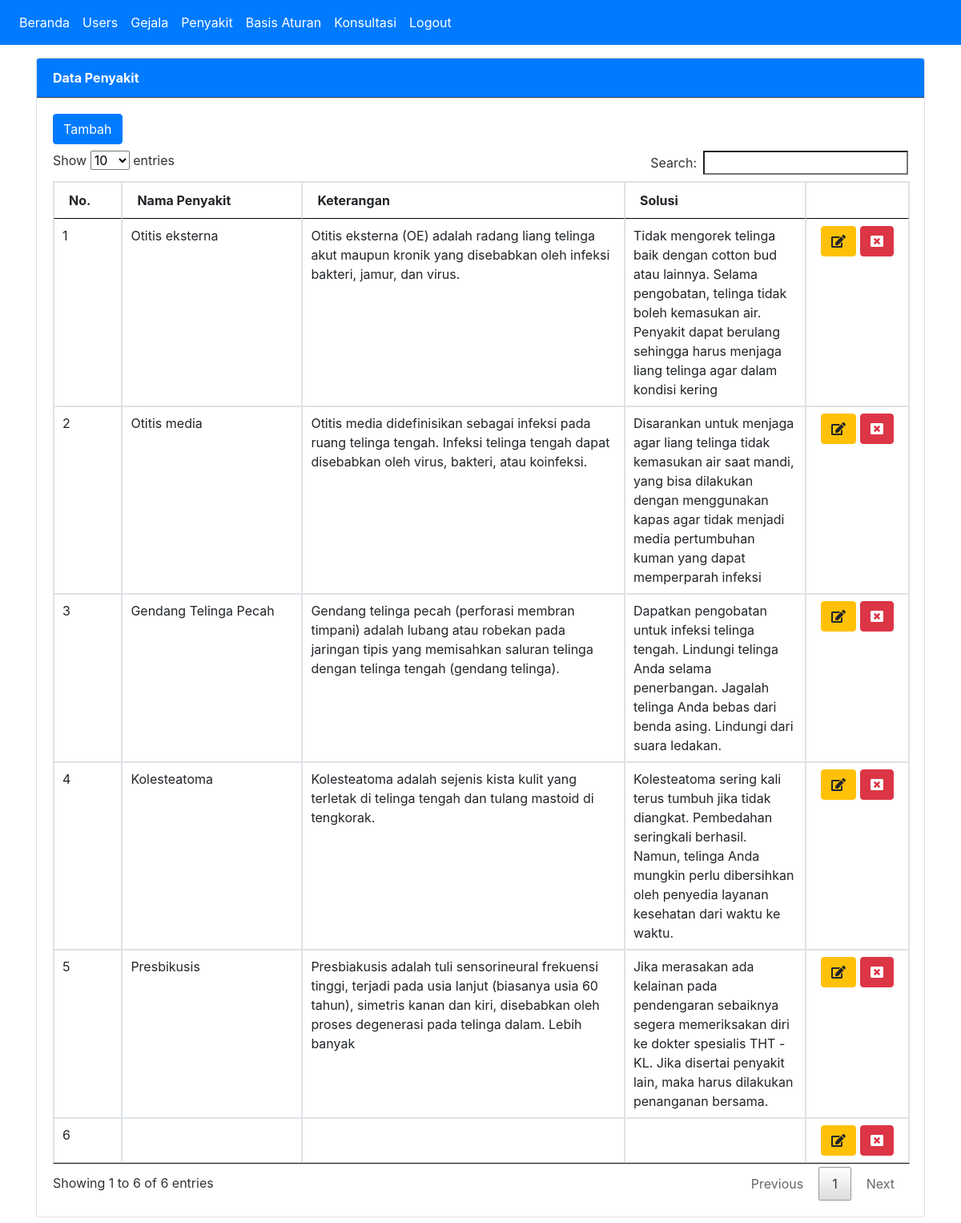
The page /index.php?page=penyakit (signed in) on the database its author committed.
### tables this page shows
CREATE TABLE `penyakit` (
  `id_penyakit` int(11) NOT NULL,
  `nama_penyakit` varchar(50) NOT NULL,
  `keterangan` text NOT NULL,
  `solusi` text NOT NULL
);

### tampil_penyakit.php (the view, shortened to what this page needs)
<div class="card">
  <div class="card-header bg-primary text-white border-dark"><strong>Data Penyakit</strong></div>
  <div class="card-body">
    <a class="btn btn-primary mb-2" href="?page=penyakit&action=tambah">Tambah</a>
    <table class="table table-bordered" id="myTable">
    <thead>
      <tr>
        <th width="50px">No.</th>
        <th width="200px">Nama Penyakit</th>
        <th width="400px">Keterangan</th>
        <th width="200px">Solusi</th>
        <th width="100px"></th>
      </tr>
    </thead>
    <tbody>
    <?php
        $no=1;
        $sql = "SELECT*FROM penyakit ORDER BY id_penyakit ASC";
        $result = $conn->query($sql);
        while($row = $result->fetch_assoc()) {
     ?>
        <tr>
            <td><?php echo $no++; ?></td>
            <td><?php echo $row['nama_penyakit']; ?></td>
            <td><?php echo $row['keterangan']; ?></td>
            <td><?php echo $row['solusi']; ?></td>
            <td align="center">
                <a class="btn btn-warning" href="?page=penyakit&action=update&id=<?php echo $row['id_penyakit']; ?>">
                    <i class="fas fa-edit"></i>
                </a>
                <a onclick="return confirm('Yakin menghapus data ini ?')" class="btn btn-danger" href="?page=penyakit&action=hapus&id=<?php echo $row['id_penyakit']; ?>">
                    <i class="fas fa-window-close"></i>
                </a>
            </td>
       </tr>
    <?php
        }
    ?>
    </tbody>
</table>
</div>
</div>

### index.php (shortened to what this page needs)
<?php
include "config.php";
?>
<!DOCTYPE html>
<html lang="en">
<head>
    <link rel="stylesheet" href="assets/css/bootstrap.min.css">
    <link rel="stylesheet" href="assets/css/datatables.min.css">
    <link rel="stylesheet" href="assets/css/all.css">
    <link rel="stylesheet" href="assets/css/bootstrap-chosen.css">
</head>
<body>
<nav class="navbar navbar-expand-sm bg-primary navbar-dark">
  <ul class="navbar-nav">
    <li class="nav-item active">
      <a class="nav-link" href="index.php">Beranda</a>
    </li>
    <?php
          if($_SESSION['role']=="Admin"){
      ?>
        <li class="nav-item active">
              <a class="nav-link" href="?page=users">Users</a>
        </li>
        <li class="nav-item active">
          <a class="nav-link" href="?page=gejala">Gejala</a>
        </li>
        <li class="nav-item active">
          <a class="nav-link" href="?page=penyakit">Penyakit</a>
        </li>
        <li class="nav-item active">
          <a class="nav-link" href="?page=aturan">Basis Aturan</a>
        </li>
        <li class="nav-item active">
          <a class="nav-link" href="?page=konsultasi_admin">Konsultasi</a>
        </li>
    <?php
        }else{
      ?>
        <li class="nav-item active">
          <a class="nav-link" href="?page=konsultasi">Konsultasi</a>
        </li>
    <?php
        }
      ?>
    <li class="nav-item active">
      <a class="nav-link" href="?page=logout">Logout</a>
    </li>
  </ul>
</nav>
<div class="container mt-3 mb-3">
    <?php
    $page = isset($_GET['page']) ? $_GET['page'] : "";
    $action = isset($_GET['action']) ? $_GET['action'] : "";
    if ($page==""){
        include "welcome.php";
    }elseif ($page=="penyakit"){
        if ($action==""){
            include "tampil_penyakit.php";
        }elseif ($action=="tambah"){
            include "tambah_penyakit.php";
        }elseif ($action=="update"){
            include "update_penyakit.php";
        }else{
            include "hapus_penyakit.php";
        }
      }elseif ($page=="konsultasi"){
        if ($action==""){
            include "tampil_konsultasi.php";
        }else{
            include "hasil_konsultasi.php";
        }
      }elseif ($page=="konsultasi_admin"){
        if ($action==""){
            include "tampil_konsultasiadmin.php";
        }else{
            include "detail_konsultasiadmin.php";
        }
    }else{
        include "logout.php";
    }
    ?>
</div>
</body>
</html>

### assets/css/all.css (style rules this page uses)
.fa-edit:before { content:"\f044" }
.fa-window-close:before { content:"\f410" }

### rows shown on the page
penyakit: nama_penyakit "Otitis eksterna", keterangan "Otitis eksterna (OE) adalah radang liang telinga akut maupun kronik yang disebabkan oleh infeksi bakteri, jamur, dan virus.", solusi "Tidak mengorek telinga baik dengan cotton bud atau lainnya. Selama pengobatan, telinga tidak boleh kemasukan air. Penyakit dapat berulang sehingga harus menjaga liang telinga agar dalam kondisi kering"
penyakit: nama_penyakit "Otitis media", keterangan "Otitis media didefinisikan sebagai infeksi pada ruang telinga tengah. Infeksi telinga tengah dapat disebabkan oleh virus, bakteri, atau koinfeksi.", solusi "Disarankan untuk menjaga agar liang telinga tidak kemasukan air saat mandi, yang bisa dilakukan dengan menggunakan kapas agar tidak menjadi media pertumbuhan kuman yang dapat memperparah infeksi"
penyakit: nama_penyakit "Gendang Telinga Pecah", keterangan "Gendang telinga pecah (perforasi membran timpani) adalah lubang atau robekan pada jaringan tipis yang memisahkan saluran telinga dengan telinga tengah (gendang telinga).", solusi "Dapatkan pengobatan untuk infeksi telinga tengah. Lindungi telinga Anda selama penerbangan. Jagalah telinga Anda bebas dari benda asing. Lindungi dari suara ledakan."
penyakit: nama_penyakit "Kolesteatoma", keterangan "Kolesteatoma adalah sejenis kista kulit yang terletak di telinga tengah dan tulang mastoid di tengkorak.", solusi "Kolesteatoma sering kali terus tumbuh jika tidak diangkat. Pembedahan seringkali berhasil. Namun, telinga Anda mungkin perlu dibersihkan oleh penyedia layanan kesehatan dari waktu ke waktu."
penyakit: nama_penyakit "Presbikusis", keterangan "Presbiakusis adalah tuli sensorineural frekuensi tinggi, terjadi pada usia lanjut (biasanya usia 60 tahun), simetris kanan dan kiri, disebabkan oleh proses degenerasi pada telinga dalam. Lebih banyak", solusi "Jika merasakan ada kelainan pada pendengaran sebaiknya segera memeriksakan diri ke dokter spesialis THT - KL. Jika disertai penyakit lain, maka harus dilakukan penanganan bersama."
